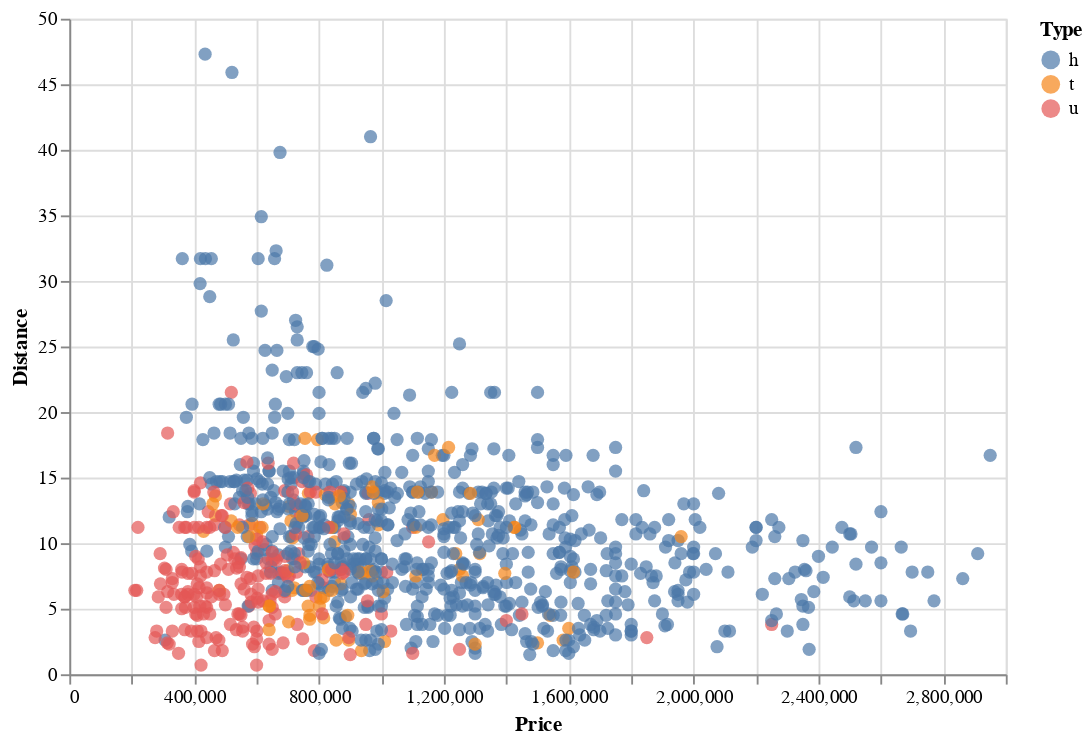

This figure's notebook cell:
### Markdown cell above
## <font color='darkblue'>Introduction of Altair package</font>
**[Altair](https://altair-viz.github.io/) is a powerful library in terms of data transformations and creating interactive plots**. There are three components of interactivity.
* **Selection:** Captures interactions from the user. In other words, it selects a part of the visualization.
* **Condition:** Changes or customizes the elements based on the selection. In order to see an action, we need to attach a selection to a condition.
* **Bind:** It is a property of the selection and creates a two-way binding between a selection and input.

These concepts will be more clear as we go through the examples. Let’s first create a static scatter plot and then we will add interactive features to it.

### Code cell
alt.Chart(df).mark_circle(size=50).encode(
   x='Price',
   y='Distance',
   color='Type'
).properties(
   height=350, width=500
)

### Figure 1 — Vega-Lite specification as saved in the notebook (floating-point values rounded to 4 significant figures; data arrays with more than 128 entries replaced by an {"elided": "..."} marker saying what was removed)
{"config": {"view": {"continuousWidth": 400, "continuousHeight": 300}}, "data": {"name": "data-9eb6b463b08e893a0f6305ca2ee3d595"}, "mark": {"type": "circle", "size": 50}, "encoding": {"color": {"type": "nominal", "field": "Type"}, "x": {"type": "quantitative", "field": "Price"}, "y": {"type": "quantitative", "field": "Distance"}}, "height": 350, "width": 500, "$schema": "https://vega.github.io/schema/vega-lite/v4.8.1.json", "datasets": {"data-9eb6b463b08e893a0f6305ca2ee3d595": {"elided": "1000 records"}}}
